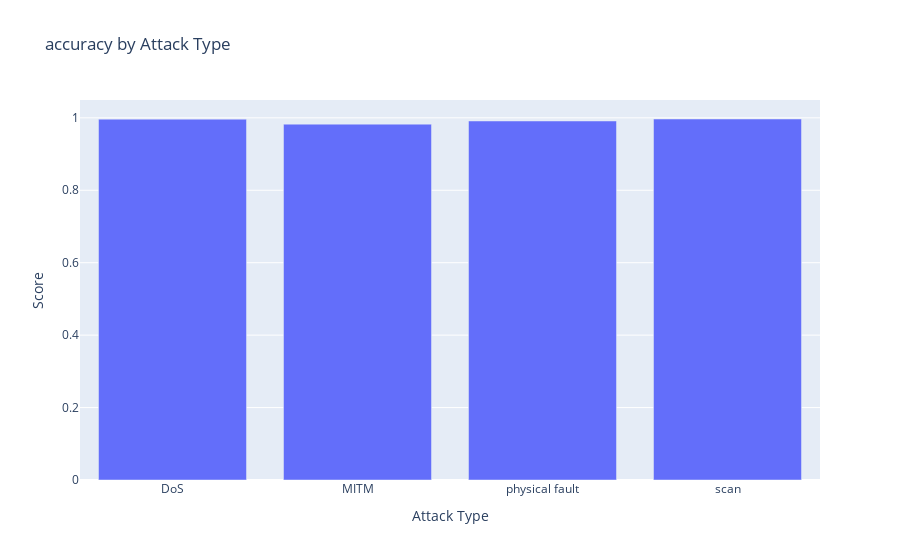
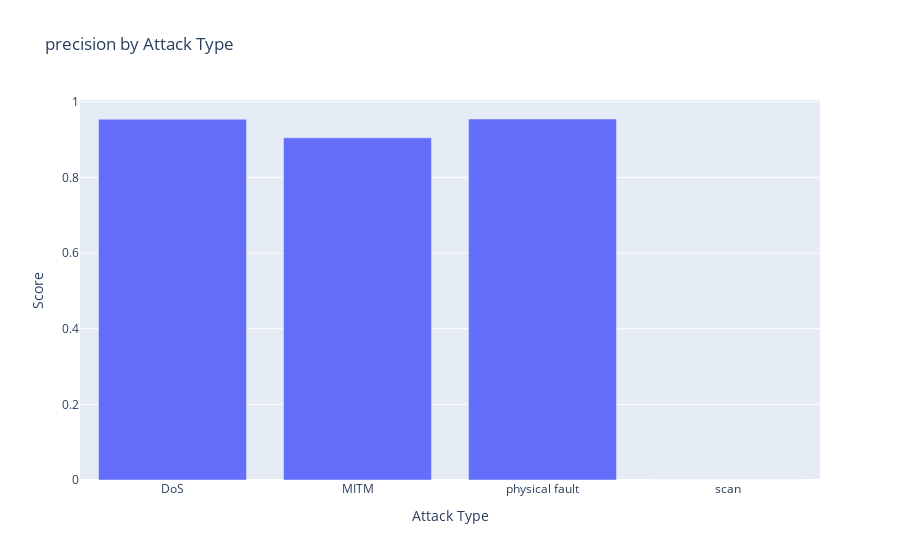
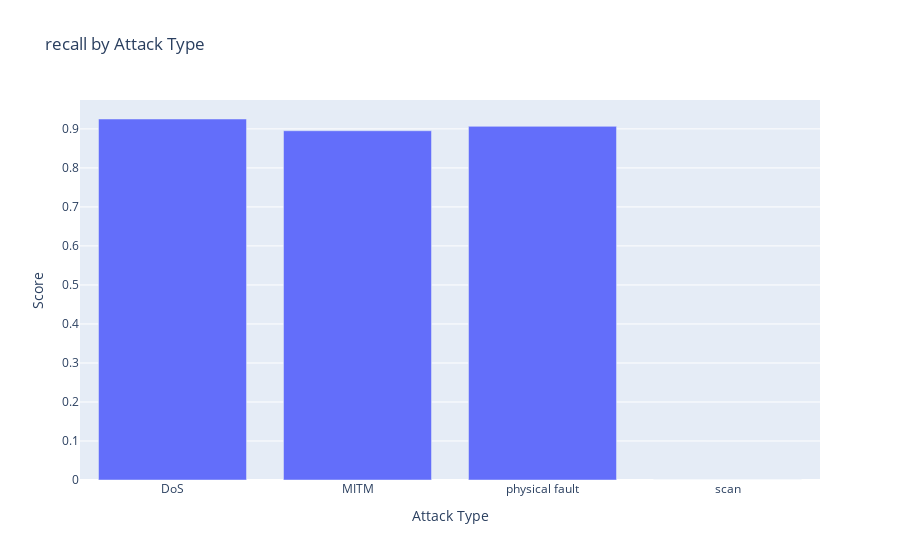
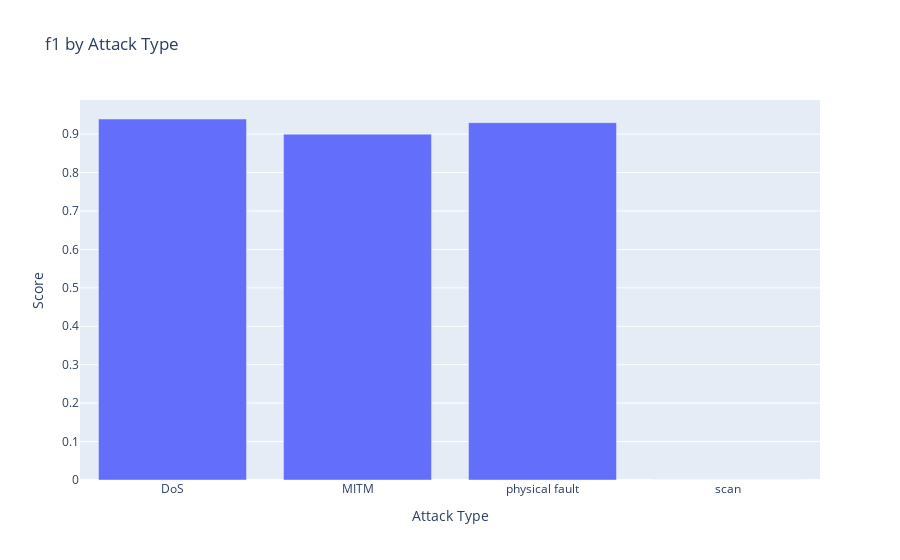

The code cell stored with these charts, in order, in its notebook:
### Markdown cell above
## Visualisation des résultats de classification multi-classes

### Code cell
def plot_attack_metrics(metric_name):
    attacks = list(multiclass_results.keys())
    values = [results[metric_name] for results in multiclass_results.values()]
    
    fig = go.Figure(data=[go.Bar(x=attacks, y=values)])
    
    fig.update_layout(
        title=f'{metric_name} by Attack Type',
        yaxis_title='Score',
        xaxis_title='Attack Type'
    )
    return fig

# Plot key metrics
metrics_to_plot = ['accuracy', 'precision', 'recall', 'f1']
for metric in metrics_to_plot:
    plot_attack_metrics(metric).show()

### Figure 1 — Plotly figure (JSON) as saved in the notebook; plotly's stock layout.template omitted (floating-point values rounded to 4 significant figures)
{"data": [{"type": "bar", "x": ["DoS", "MITM", "physical fault", "scan"], "y": [0.9963, 0.9826, 0.9913, 0.9968]}], "layout": {"title": {"text": "accuracy by Attack Type"}, "xaxis": {"title": {"text": "Attack Type"}}, "yaxis": {"title": {"text": "Score"}}}}

### Figure 2 — Plotly figure (JSON) as saved in the notebook; plotly's stock layout.template omitted (floating-point values rounded to 4 significant figures)
{"data": [{"type": "bar", "x": ["DoS", "MITM", "physical fault", "scan"], "y": [0.9538, 0.9048, 0.9545, 0]}], "layout": {"title": {"text": "precision by Attack Type"}, "xaxis": {"title": {"text": "Attack Type"}}, "yaxis": {"title": {"text": "Score"}}}}

### Figure 3 — Plotly figure (JSON) as saved in the notebook; plotly's stock layout.template omitted (floating-point values rounded to 4 significant figures)
{"data": [{"type": "bar", "x": ["DoS", "MITM", "physical fault", "scan"], "y": [0.9254, 0.8953, 0.9065, 0]}], "layout": {"title": {"text": "recall by Attack Type"}, "xaxis": {"title": {"text": "Attack Type"}}, "yaxis": {"title": {"text": "Score"}}}}

### Figure 4 — Plotly figure (JSON) as saved in the notebook; plotly's stock layout.template omitted (floating-point values rounded to 4 significant figures)
{"data": [{"type": "bar", "x": ["DoS", "MITM", "physical fault", "scan"], "y": [0.9394, 0.9, 0.9299, 0]}], "layout": {"title": {"text": "f1 by Attack Type"}, "xaxis": {"title": {"text": "Attack Type"}}, "yaxis": {"title": {"text": "Score"}}}}
